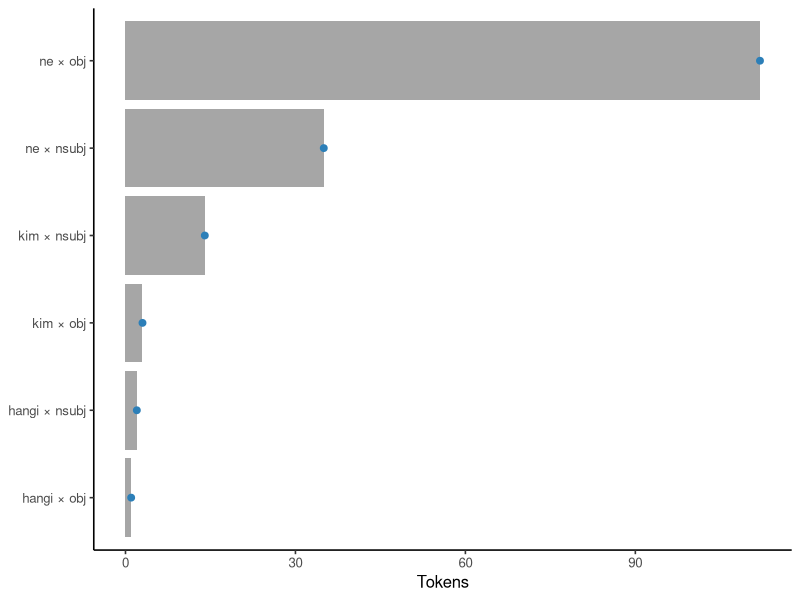

The R script that drew this image:
## ---- chunk 1
#| label: load-generators-data
library(ggplot2)

wh <- read.csv(
  "data/ud-turkish-boun/question-core-arguments.csv",
  stringsAsFactors = FALSE,
  fileEncoding = "UTF-8"
)
wh$outcome_id <- paste(wh$split, wh$sentence_id, wh$token_id, sep = ":")

stopifnot(nrow(wh) == 167L, !anyDuplicated(wh$outcome_id))

lemma_sets <- split(wh$outcome_id, wh$lemma)
relation_sets <- split(wh$outcome_id, wh$dependency_relation)
## ---- chunk 2
#| label: generate-finite-event-space
atoms <- split(
  wh$outcome_id,
  interaction(wh$lemma, wh$dependency_relation, sep = " × ", drop = TRUE)
)
atom_sizes <- data.frame(
  atom = names(atoms),
  tokens = lengths(atoms),
  row.names = NULL
)

all_unions <- unlist(
  lapply(
    0:length(atoms),
    function(k) combn(names(atoms), k, simplify = FALSE)
  ),
  recursive = FALSE
)

stopifnot(
  all(atom_sizes$tokens > 0),
  sum(atom_sizes$tokens) == nrow(wh),
  length(all_unions) == 2^length(atoms)
)

c(nonempty_atoms = length(atoms), events = length(all_unions))
## ---- chunk 3
#| label: plot-generated-atoms
#| fig-cap: "Token counts in the lemma-by-relation atoms of the generated event space."
ggplot(atom_sizes, aes(reorder(atom, tokens), tokens)) +
  geom_col(fill = "grey65") +
  geom_point(color = "#2C7FB8", size = 2) +
  coord_flip() +
  labs(x = NULL, y = "Tokens") +
  theme_classic(base_size = 12)
